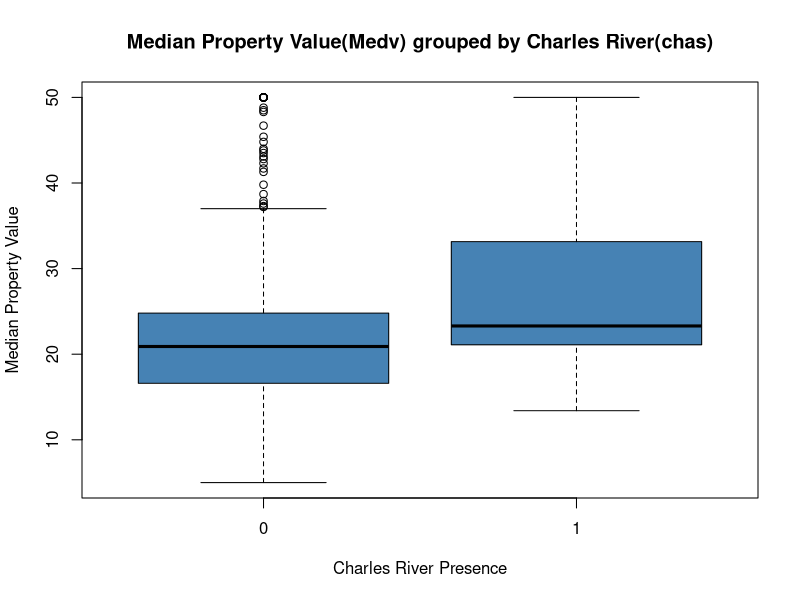
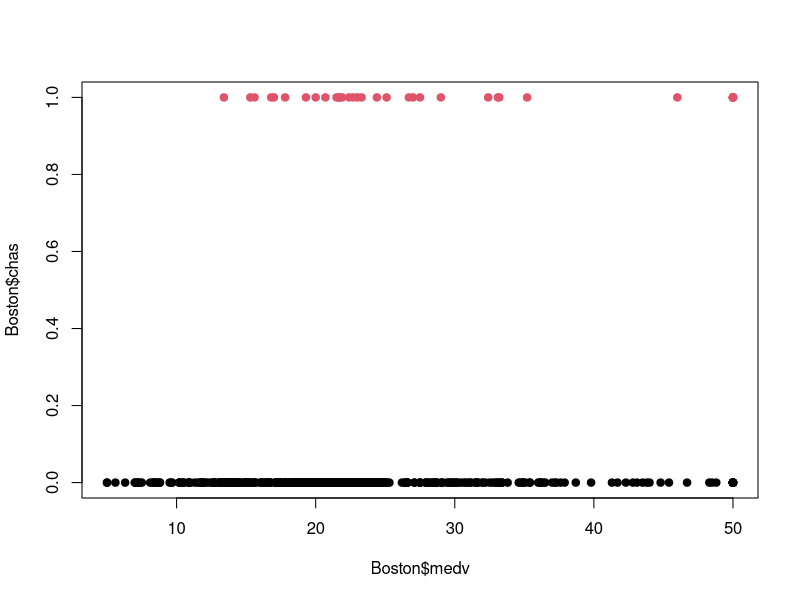
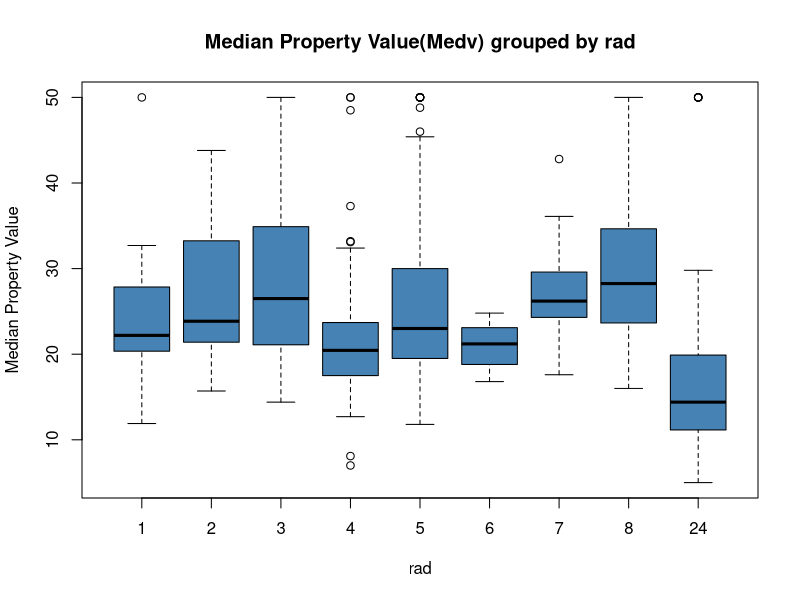
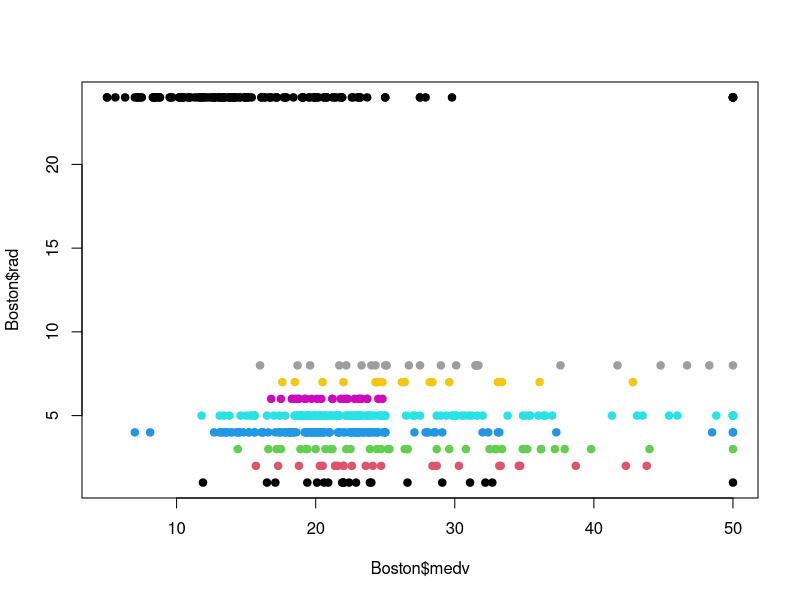
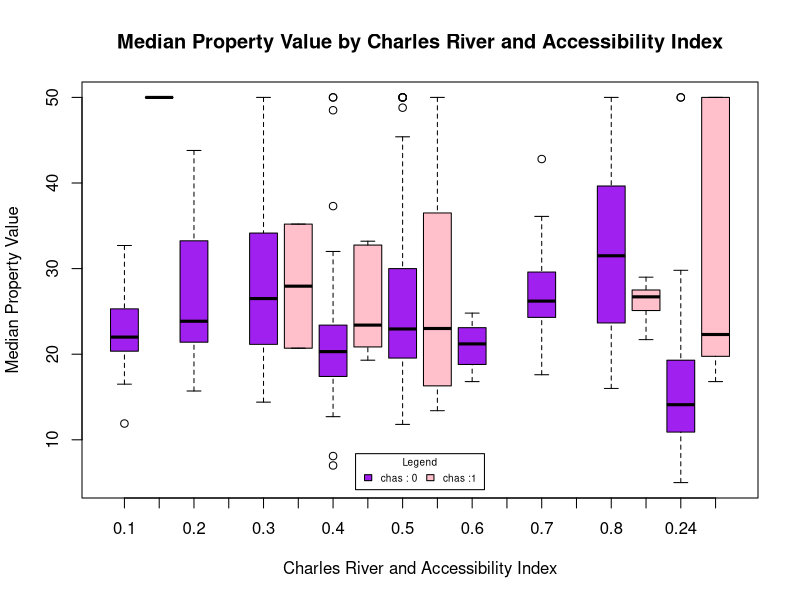
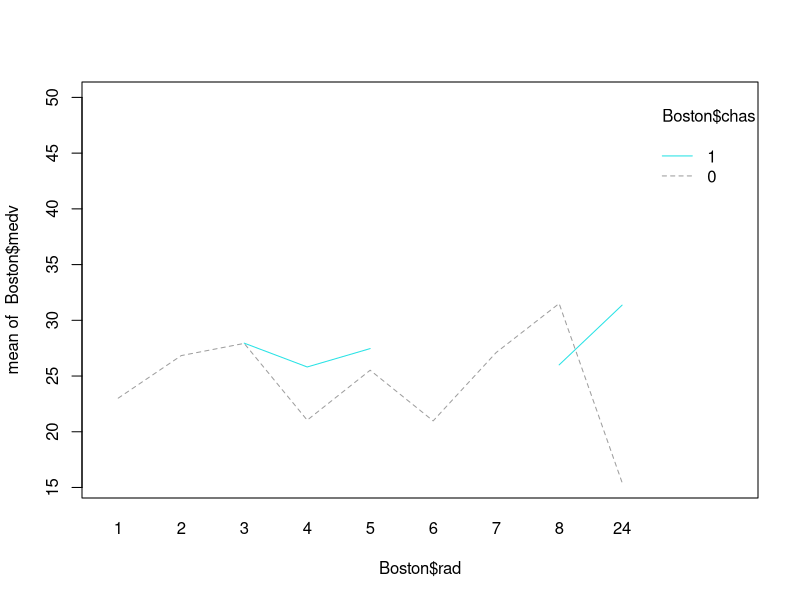
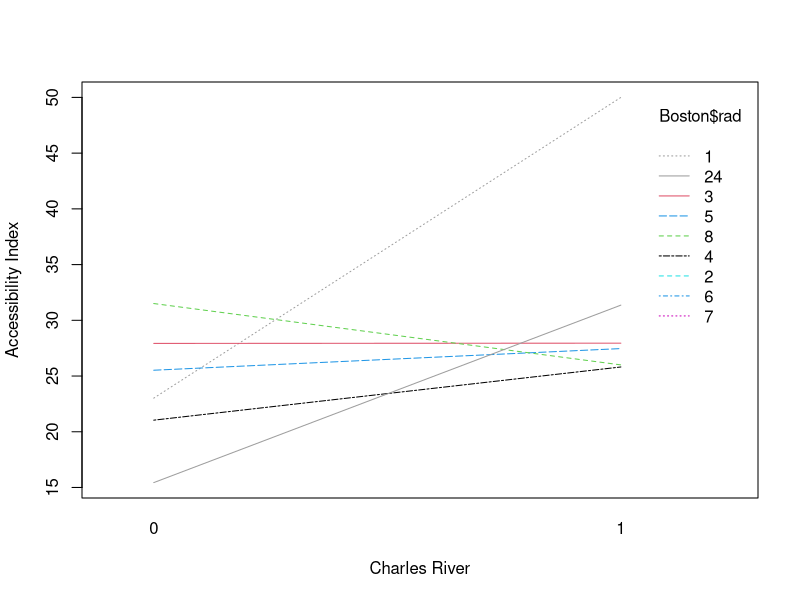
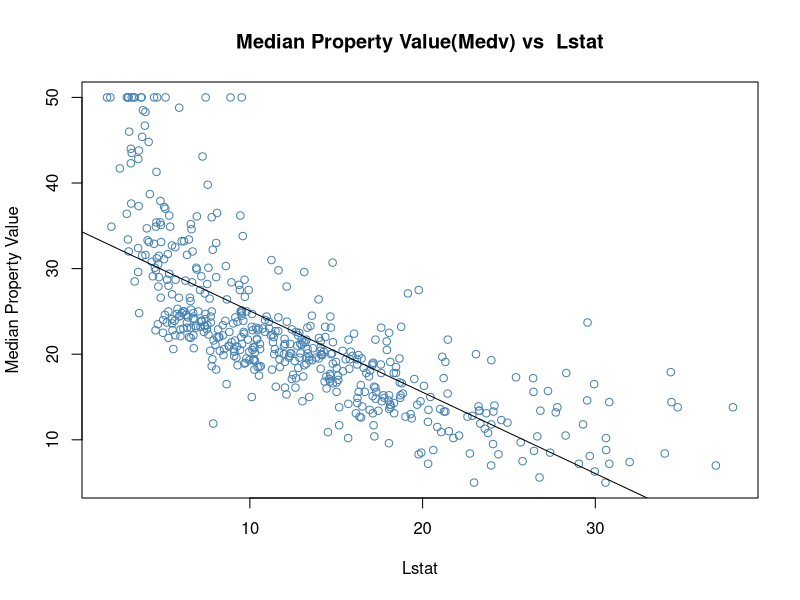

The R source for these figures, in order:
## ---- chunk 1
library(MASS)
library(ggplot2)
library(quantreg)
head(Boston)
## ---- chunk 2
#Creating a boxplot
boxplot(Boston$medv ~ Boston$chas, col='steelblue', 
        main = "Median Property Value(Medv) grouped by Charles River(chas)", 
        xlab = "Charles River Presence", ylab = "Median Property Value")
## ---- chunk 3
#Comparing different groups visually
table(Boston$chas)
plot(Boston$medv,Boston$chas,pch = 19,  col=as.factor(Boston$chas))
## ---- chunk 4
#Fitting  a linear model
model_chas = lm(medv ~ chas, data = Boston)
summary(model_chas)
## ---- chunk 5
anova(model_chas)$F
## ---- chunk 6
anova(model_chas)
## ---- chunk 7
#Creating boxplot 
boxplot(Boston$medv ~ Boston$rad, col='steelblue', 
        main = "Median Property Value(Medv) grouped by rad", 
        xlab = "rad", ylab = "Median Property Value")
## ---- chunk 8
#Visually seeing the difference
table(Boston$rad)
plot(Boston$medv,Boston$rad,pch = 19,  col=as.factor(Boston$rad))
## ---- chunk 9
#Fitting the model
model_rad = lm(medv ~ rad, data = Boston)
summary(model_rad)
## ---- chunk 10
anova(model_rad)$F
## ---- chunk 11
anova(model_rad)
## ---- chunk 12
boxplot(medv ~ chas * rad, data = Boston, 
        main = "Median Property Value by Charles River and Accessibility Index", 
        xlab = "Charles River and Accessibility Index", 
        ylab = "Median Property Value",col=c("purple", "pink"))

legend("bottom", inset = 0.02, title = "Legend", c("chas : 0", "chas :1"),
       fill = c("purple", "pink"), horiz = TRUE, cex = 0.6)

## ---- chunk 13
interaction.plot(Boston$rad, Boston$chas, Boston$medv, col = Boston$medv)
## ---- chunk 14
interaction.plot(Boston$chas, Boston$rad, Boston$medv,
                 xlab = "Charles River", 
                 ylab = "Accessibility Index", col = Boston$medv)
## ---- chunk 15
model_combined= lm(medv ~ chas * rad, data = Boston)
summary(model_combined)
anova(model_combined)
## ---- chunk 16
plot(Boston$medv ~ Boston$lstat, col='steelblue', 
     main = "Median Property Value(Medv) vs  Lstat", 
     xlab = "Lstat", ylab = "Median Property Value")
m2 = lm(Boston$medv ~ Boston$lstat)
abline(m2, col="black")
## ---- chunk 17
ind = (Boston$chas==0)
plot(Boston$medv[ind] ~ Boston$lstat[ind], data = Boston, 
     main = "Plot medv vs lstat",col="pink",
     xlab="Lstat", ylab = "Medv")
fit = lm(Boston$medv[ind] ~ Boston$lstat[ind], data = Boston)
abline(fit, col="pink", lwd=2)  
ind = (Boston$chas==1)
points(Boston$medv[ind] ~ Boston$lstat[ind], data = Boston, col="purple", pch=19)
fit = lm(Boston$medv[ind] ~ Boston$lstat[ind], data = Boston)
abline(fit, col="purple", lwd=2)  
## ---- chunk 18
#Fit a polynomial model of degree 1 
fit <- lm(medv ~ poly(lstat, 1), data = Boston)
plot(Boston$lstat, Boston$medv, 
     main = "Median Property Value vs. Lower Status Population(DEGREE 1)", 
     xlab = "Lower Status Population", 
     ylab = "Median Property Value")
lines(sort(Boston$lstat), predict(fit, 
      newdata = data.frame(lstat = sort(Boston$lstat))), 
      col = "purple")
#summary(fit)
## ---- chunk 19
#Fit a polynomial model of degree 3 by least squares.
fit <- lm(medv ~ poly(lstat, 3), data = Boston)
plot(Boston$lstat, Boston$medv, 
     main = "Median Property Value vs. Lower Status Population (DEGREE 3)", 
     xlab = "Lower Status Population", 
     ylab = "Median Property Value")
lines(sort(Boston$lstat), predict(fit, newdata = data.frame(lstat = sort(Boston$lstat))),
      col = "purple")
summary(fit)
## ---- chunk 20
#Fit a polynomial model of degree 3 by regression qualtile library - rq
fit <- rq(medv ~ poly(lstat, 3), data = Boston, tau = 0.5)
plot(Boston$lstat, Boston$medv, 
     main = "Median Property Value vs. Lower Status Population (DEGREE 3)",
     xlab = "Lower Status Population",
     ylab = "Median Property Value")
lines(sort(Boston$lstat), 
      predict(fit, newdata = data.frame(lstat = sort(Boston$lstat))), 
      col = "purple")
#summary(fit)
## ---- chunk 21
fit_rq <- rq(medv ~ poly(lstat, 3), data = Boston, tau = 0.5)
plot(Boston$lstat, Boston$medv, 
     main = "Median Property Value vs. Lower Status Population(RQ)",
     xlab = "Lower Status Population", 
     ylab = "Median Property Value")
lines(sort(Boston$lstat), 
      predict(fit_rq, newdata = data.frame(lstat = sort(Boston$lstat))),
      col = "purple", lwd = 2)

## ---- chunk 22
m.huber = rlm(Boston$medv ~ poly(Boston$lstat, 3), psi = psi.huber)
summary(m.huber)
plot(Boston$lstat, Boston$medv, 
     main = "Median Property Value vs. Lower Status Population(Huber)", 
     xlab = "Lower Status Population", 
     ylab = "Median Property Value")
lines(sort(Boston$lstat),
      predict(m.huber, newdata = data.frame(lstat = sort(Boston$lstat))),
      col = "purple", lwd = 2)
## ---- chunk 23
m.hampel = rlm(Boston$medv ~ poly(Boston$lstat, 3), psi = psi.hampel)
summary(m.hampel)
plot(Boston$lstat, Boston$medv, 
     main = "Median Property Value vs. Lower Status Population(Hampel)",
     xlab = "Lower Status Population", 
     ylab = "Median Property Value")
lines(sort(Boston$lstat),
      predict(m.hampel, newdata = data.frame(lstat = sort(Boston$lstat))),
      col = "purple", lwd = 2)
## ---- chunk 24
m.tukey = rlm(Boston$medv ~ poly(Boston$lstat, 3), psi = psi.bisquare)
summary(m.tukey)
plot(Boston$lstat, Boston$medv,
     main ="Median Property Value vs. Lower Status Population(Tukey)", 
     xlab = "Lower Status Population", 
     ylab = "Median Property Value")
lines(sort(Boston$lstat), 
      predict(m.tukey, newdata = data.frame(lstat = sort(Boston$lstat))),
      col = "purple", lwd = 2)
## ---- chunk 25
# high breakdown point methods
fit.lms = lmsreg(medv ~ lstat, data = Boston)
summary(fit.lms)
plot(Boston$lstat, Boston$medv, 
     main =  "Median Property Value vs. Lower Status Population(LMS)", 
     xlab = "Lower Status Population", ylab = "Median Property Value")
lines(sort(Boston$lstat), 
      predict(fit.lms,
      newdata = data.frame(lstat = sort(Boston$lstat))),
      col = "purple", lwd = 2)
## ---- chunk 26
fit.lts = ltsreg(medv ~ lstat, data = Boston)
summary(fit.lts)
plot(Boston$lstat, Boston$medv,
     main =  "Median Property Value vs. Lower Status Population(LTS)", 
     xlab = "Lower Status Population", ylab = "Median Property Value")
lines(sort(Boston$lstat), 
      predict(fit.lts,
      newdata = data.frame(lstat = sort(Boston$lstat))),
      col = "purple", lwd = 2)
## ---- chunk 27

plot(Boston$lstat, Boston$medv, 
     main = "Scatterplot and Overlay for robust methods", 
     xlab = "Lower Status Population", ylab = "Median Property Value")
lines(sort(Boston$lstat), predict(fit_rq, newdata = data.frame(lstat = sort(Boston$lstat))),
      col = "purple", lwd = 2)
lines(sort(Boston$lstat), predict(m.hampel, newdata = data.frame(lstat = sort(Boston$lstat))),
      col = "darkgrey", lwd = 2)
lines(sort(Boston$lstat), predict(m.huber, newdata = data.frame(lstat = sort(Boston$lstat))),
      col = "green", lwd = 2)
lines(sort(Boston$lstat), predict(m.tukey, newdata = data.frame(lstat = sort(Boston$lstat))),
      col = "orange", lwd = 2)
lines(sort(Boston$lstat), predict(fit.lms, newdata = data.frame(lstat = sort(Boston$lstat))),
      col = "red", lwd = 2)
lines(sort(Boston$lstat), predict(fit.lts, newdata = data.frame(lstat = sort(Boston$lstat))),
      col = "blue", lwd = 2)
legend("topright", inset = 0.02, 
       title = "Legend", c("RQ", "Hampel","Huber","Tukey","LMS","LTS"),
       fill = c("purple","darkgrey","green","orange","red","blue"), 
       horiz = FALSE, cex = 0.7)

